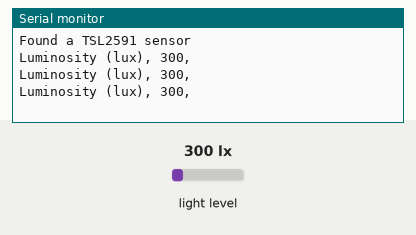
Simulated run of this sketch. Board: Arduino Uno, built with avr-gcc and run on an emulated ATmega328P. Parts: the last lines printed to the serial monitor. The test bench sets the inputs (shaded band); at power-on: light level 300 lx.

Above: at 1.3 s.
1.4 s: light level set to 40 lx
At 1.9 s:
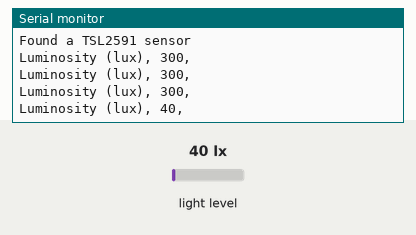
2.9 s: light level set to 500 lx
At 3.4 s:
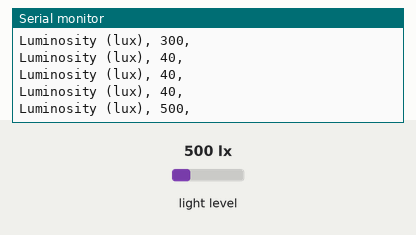
Timing chart, 0 to 5.9 s (numbered marks = the images above; inputs shaded):
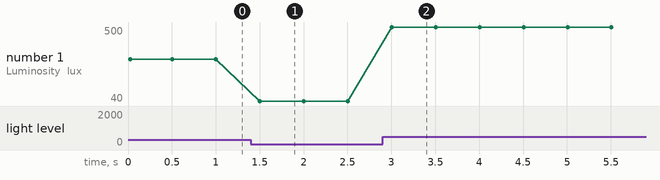

The sketch:

Lesson1_LightSensor.ino
```cpp
/* TSL2591 Digital Light Sensor */

#include <Wire.h>
#include <Adafruit_Sensor.h>
#include "Adafruit_TSL2591.h"

// Example for demonstrating the TSL2591 library - public domain!

Adafruit_TSL2591 tsl = Adafruit_TSL2591(2591); // pass in a number for the sensor identifier (for your use later)

// Code in the setup block will be run once when the program starts (or device is powered up)
void setup(void)
{
  // Serial is the connection between the microcontroller and the computer.
  // This line is needed to send text from the microcontroller to the computer.
  Serial.begin(9600);

  // This section turns on the sensor, and notifies user if it cannot find the sensor.
  if (tsl.begin())
  {
    Serial.println(F("Found a TSL2591 sensor"));}
  else
  {
    Serial.println(F("No sensor found ... check your wiring?"));
    while (1);
  }

  // Configure the sensor, these settings can be changed...
  tsl.setGain(TSL2591_GAIN_MED);      // 25x gain
  tsl.setTiming(TSL2591_INTEGRATIONTIME_300MS);
}

// Code in the loop block is run repeatedly until the device is powered off
void loop(void)
{
  // This line collects a light measurement and stores it as the variable 'x'
  uint16_t x = tsl.getLuminosity(TSL2591_VISIBLE);

  // These lines format the text with the measurement that will go to the computer.
  String measName = "Luminosity (lux), ";
  String trailingComma = ", ";
  String output = measName + x + trailingComma;

  // This line sends the text with the measurement to the computer.
  Serial.println(output);

  // Change the value below to change the interval (in milliseconds) between measurements
  // For example, replacing line below with 'delay(2000);' will wait 2 seconds between measurements.
  delay(500);
}
```

Measured:
- after the input at 1.4 s, the serial monitor: prints a new line after 0.10 s (image 1)
- after the input at 2.9 s, the serial monitor: prints a new line after 0.10 s (image 2)
- plotted number 1: 300 → 40 after the input at 1.4 s, 40 → 500 after the input at 2.9 s
